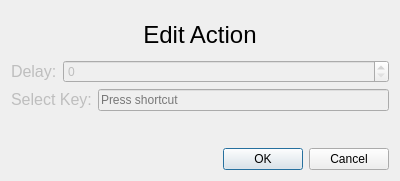
<?xml version="1.0" encoding="UTF-8"?>
<ui version="4.0">
 <class>EditAction</class>
 <widget class="QDialog" name="EditAction">
  <property name="geometry">
   <rect>
    <x>0</x>
    <y>0</y>
    <width>400</width>
    <height>181</height>
   </rect>
  </property>
  <property name="windowTitle">
   <string>Edit Action</string>
  </property>
  <property name="windowIcon">
   <iconset resource="../icons/menu_icons.qrc">
    <normaloff>:/icons/edit-3.png</normaloff>:/icons/edit-3.png</iconset>
  </property>
  <layout class="QVBoxLayout" name="verticalLayout">
   <item>
    <spacer name="verticalSpacer">
     <property name="orientation">
      <enum>Qt::Vertical</enum>
     </property>
     <property name="sizeType">
      <enum>QSizePolicy::Fixed</enum>
     </property>
     <property name="sizeHint" stdset="0">
      <size>
       <width>20</width>
       <height>10</height>
      </size>
     </property>
    </spacer>
   </item>
   <item>
    <widget class="QLabel" name="label">
     <property name="font">
      <font>
       <family>Liberation Sans</family>
       <pointsize>18</pointsize>
      </font>
     </property>
     <property name="text">
      <string>Edit Action</string>
     </property>
     <property name="alignment">
      <set>Qt::AlignHCenter|Qt::AlignLeading|Qt::AlignLeft|Qt::AlignTop</set>
     </property>
    </widget>
   </item>
   <item>
    <spacer name="verticalSpacer_2">
     <property name="orientation">
      <enum>Qt::Vertical</enum>
     </property>
     <property name="sizeType">
      <enum>QSizePolicy::Fixed</enum>
     </property>
     <property name="sizeHint" stdset="0">
      <size>
       <width>20</width>
       <height>5</height>
      </size>
     </property>
    </spacer>
   </item>
   <item>
    <layout class="QHBoxLayout" name="horizontalLayout">
     <item>
      <widget class="QLabel" name="delayLabel">
       <property name="enabled">
        <bool>false</bool>
       </property>
       <property name="sizePolicy">
        <sizepolicy hsizetype="Preferred" vsizetype="Fixed">
         <horstretch>0</horstretch>
         <verstretch>0</verstretch>
        </sizepolicy>
       </property>
       <property name="font">
        <font>
         <family>Liberation Sans</family>
         <pointsize>12</pointsize>
        </font>
       </property>
       <property name="text">
        <string>Delay:</string>
       </property>
      </widget>
     </item>
     <item>
      <widget class="QSpinBox" name="delaySpin">
       <property name="enabled">
        <bool>false</bool>
       </property>
       <property name="sizePolicy">
        <sizepolicy hsizetype="Expanding" vsizetype="Fixed">
         <horstretch>0</horstretch>
         <verstretch>0</verstretch>
        </sizepolicy>
       </property>
      </widget>
     </item>
    </layout>
   </item>
   <item>
    <layout class="QHBoxLayout" name="horizontalLayout_2">
     <item>
      <widget class="QLabel" name="keyLabel">
       <property name="enabled">
        <bool>false</bool>
       </property>
       <property name="sizePolicy">
        <sizepolicy hsizetype="Preferred" vsizetype="Fixed">
         <horstretch>0</horstretch>
         <verstretch>0</verstretch>
        </sizepolicy>
       </property>
       <property name="font">
        <font>
         <family>Liberation Sans</family>
         <pointsize>12</pointsize>
        </font>
       </property>
       <property name="text">
        <string>Select Key:</string>
       </property>
      </widget>
     </item>
     <item>
      <widget class="QKeySequenceEdit" name="keySequence">
       <property name="enabled">
        <bool>false</bool>
       </property>
      </widget>
     </item>
    </layout>
   </item>
   <item>
    <spacer name="verticalSpacer_3">
     <property name="orientation">
      <enum>Qt::Vertical</enum>
     </property>
     <property name="sizeHint" stdset="0">
      <size>
       <width>20</width>
       <height>40</height>
      </size>
     </property>
    </spacer>
   </item>
   <item>
    <widget class="QDialogButtonBox" name="buttonBox">
     <property name="orientation">
      <enum>Qt::Horizontal</enum>
     </property>
     <property name="standardButtons">
      <set>QDialogButtonBox::Cancel|QDialogButtonBox::Ok</set>
     </property>
    </widget>
   </item>
  </layout>
 </widget>
 <resources>
  <include location="../icons/menu_icons.qrc"/>
 </resources>
 <connections>
  <connection>
   <sender>buttonBox</sender>
   <signal>accepted()</signal>
   <receiver>EditAction</receiver>
   <slot>accept()</slot>
   <hints>
    <hint type="sourcelabel">
     <x>248</x>
     <y>254</y>
    </hint>
    <hint type="destinationlabel">
     <x>157</x>
     <y>274</y>
    </hint>
   </hints>
  </connection>
  <connection>
   <sender>buttonBox</sender>
   <signal>rejected()</signal>
   <receiver>EditAction</receiver>
   <slot>reject()</slot>
   <hints>
    <hint type="sourcelabel">
     <x>316</x>
     <y>260</y>
    </hint>
    <hint type="destinationlabel">
     <x>286</x>
     <y>274</y>
    </hint>
   </hints>
  </connection>
 </connections>
</ui>
